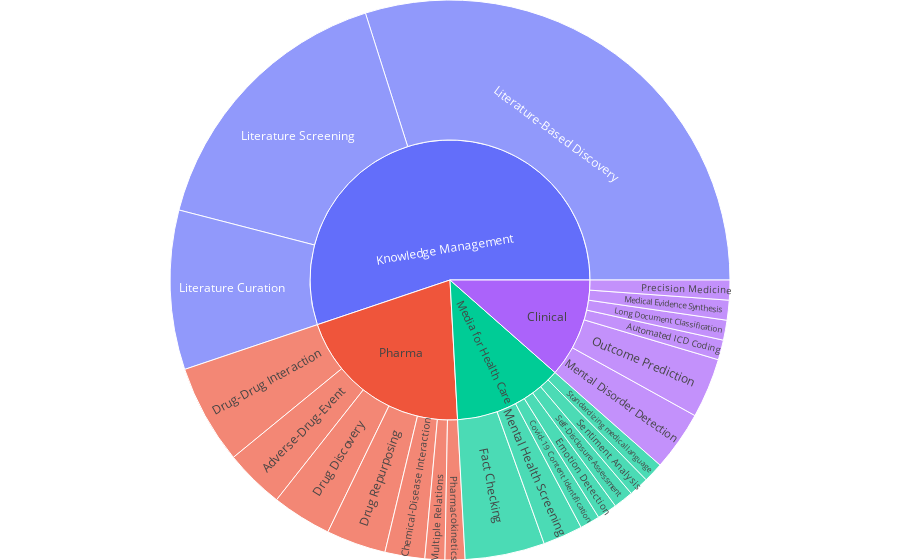

Notebook code cell kept with this figure:
### Code cell
import plotly.express as px

# Create a sunburst chart
fig = px.sunburst(filtered_df, path=['Biomedical Domain Level 1', 'Biomedical Domain Level 2'])

# Update layout for better readability
fig.update_layout(margin=dict(t=0, l=0, r=0, b=0))

# Show the chart
fig.show()

### Figure 1 — Plotly figure (JSON) as saved in the notebook; plotly's stock layout.template omitted (floating-point values rounded to 4 significant figures)
{"data": [{"branchvalues": "total", "domain": {"x": [0, 1], "y": [0, 1]}, "hovertemplate": "labels=%{label}<br>count=%{value}<br>parent=%{parent}<br>id=%{id}<extra></extra>", "ids": ["Pharma/Adverse-Drug-Event", "Clinical/Automated ICD Coding", "Pharma/Chemical-Disease Interaction", "Media for Health Care/Covid-19 Content Identification", "Pharma/Drug Discovery", "Pharma/Drug Repurposing", "Pharma/Drug-Drug Interaction", "Media for Health Care/Emotion Detection", "Media for Health Care/Fact Checking", "Knowledge Management/Literature Curation", "Knowledge Management/Literature Screening", "Knowledge Management/Literature-Based Discovery", "Clinical/Long Document Classification", "Clinical/Medical Evidence Synthesis", "Clinical/Mental Disorder Detection", "Media for Health Care/Mental Health Screening", "Pharma/Multiple Relations", "Clinical/Outcome Prediction", "Pharma/Pharmacokinetics", "Clinical/Precision Medicine", "Media for Health Care/Self-Disclosure Assessment", "Media for Health Care/Sentiment Analysis", "Media for Health Care/Standardizing medical language", "Clinical", "Knowledge Management", "Media for Health Care", "Pharma"], "labels": ["Adverse-Drug-Event", "Automated ICD Coding", "Chemical-Disease Interaction", "Covid-19 Content Identification", "Drug Discovery", "Drug Repurposing", "Drug-Drug Interaction", "Emotion Detection", "Fact Checking", "Literature Curation", "Literature Screening", "Literature-Based Discovery", "Long Document Classification", "Medical Evidence Synthesis", "Mental Disorder Detection", "Mental Health Screening", "Multiple Relations", "Outcome Prediction", "Pharmacokinetics", "Precision Medicine", "Self-Disclosure Assessment", "Sentiment Analysis", "Standardizing medical language", "Clinical", "Knowledge Management", "Media for Health Care", "Pharma"], "name": "", "parents": ["Pharma", "Clinical", "Pharma", "Media for Health Care", "Pharma", "Pharma", "Pharma", "Media for Health Care", "Media for Health Care", "Knowledge Management", "Knowledge Management", "Knowledge Management", "Clinical", "Clinical", "Clinical", "Media for Health Care", "Pharma", "Clinical", "Pharma", "Clinical", "Media for Health Care", "Media for Health Care", "Media for Health Care", "", "", "", ""], "type": "sunburst", "values": [3, 1, 2, 1, 3, 3, 5, 1, 4, 8, 14, 26, 1, 1, 3, 2, 1, 3, 1, 1, 1, 1, 1, 10, 48, 11, 18]}], "layout": {"autosize": true, "legend": {"tracegroupgap": 0}, "margin": {"b": 0, "l": 0, "r": 0, "t": 0}}}
